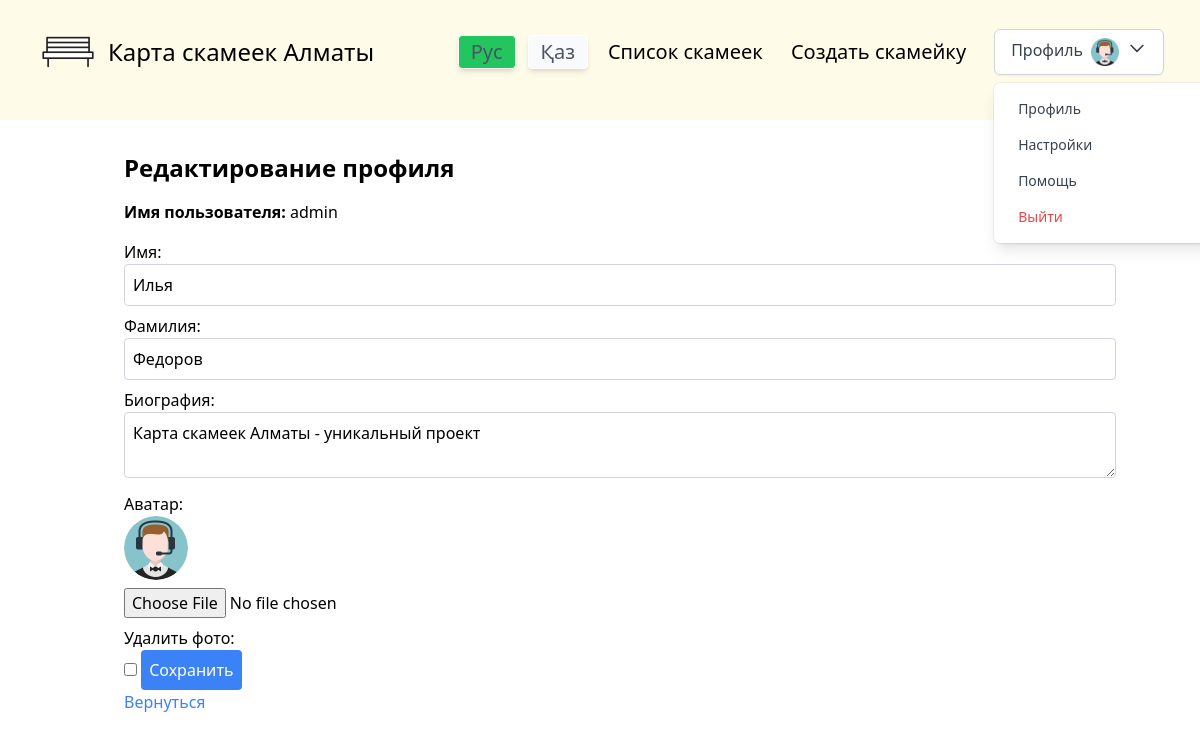
Screenshot of /profile/edit/ (signed in) with the database file from the repository.
### userSystem/models.py (models this page shows, shortened)
class Profile(models.Model):
    LEVEL_CHOICES = [
        (0, 'Пользователь'),
        (1, 'Активный пользователь'),
        (2, 'Эксперт'),
        (3, 'Лидер'),
        (4, 'Администрация⭐'),
    ]
    user = models.OneToOneField(CustomUser, on_delete=models.CASCADE)
    name = models.CharField(max_length=50, blank=True, default='')
    surname = models.CharField(max_length=50, blank=True, default='')
    bio = models.TextField(blank=True)
    avatar = models.ImageField(default='default.png', upload_to='user_avatars/', blank=True, null=True)
    level = models.IntegerField(default=0, choices=LEVEL_CHOICES)
    def get_avatar_url(self):
        if self.avatar:
            return self.avatar.url
        return '/media/default.png'

class CustomUser(AbstractUser):
    email = models.EmailField(unique=True)
    USERNAME_FIELD = 'username'  # или любое другое поле, которое вы хотите использовать для входа
    pass

### userSystem/views.py (the view)
# urls.py: path('profile/edit/', user_views.edit_profile, name='edit_profile'),
@login_required
def edit_profile(request):
    try:
        profile = Profile.objects.get(user=request.user)
    except Profile.DoesNotExist:
        profile = Profile(user=request.user)
        profile.save()
    if request.method == 'POST':
        form = ProfileForm(request.POST, request.FILES, instance=profile)
        if form.is_valid():
            form.save()
            if request.POST.get('delete_avatar'):
                profile.avatar.delete()
                profile.avatar = None
                profile.save()
            return redirect('view_profile')
    else:
        form = ProfileForm(instance=profile)
    return render(request, 'userSystem/edit_profile.html', {'form': form, 'profile': profile})

### userSystem/forms.py
class ProfileForm(forms.ModelForm):
    class Meta:
        model = Profile
        fields = ['name', 'surname', 'bio', 'avatar']

### userSystem/templates/userSystem/edit_profile.html (shortened to what this page needs)
{% extends "mySite/base.html" %}
{% load static %}
{% load i18n %}
{% get_current_language as language_code %}
    {% block content %}
    <div class="container mx-auto p-4">
        <h1 class="text-2xl font-bold mb-4">Редактирование профиля</h1>
        <p><strong>Имя пользователя:</strong> {{ user.username }}</p>
        <form method="post" enctype="multipart/form-data" class="mt-4">
            <label for="id_name" class="block">Имя:</label>
            <input type="text" id="id_name" name="name" value="{{ profile.name }}" class="w-full p-2 border border-gray-300 rounded mb-2">
            <label for="id_surname" class="block">Фамилия:</label>
            <input type="text" id="id_surname" name="surname" value="{{ profile.surname }}" class="w-full p-2 border border-gray-300 rounded mb-2">
            <label for="id_bio" class="block">Биография:</label>
            <textarea id="id_bio" name="bio" class="w-full p-2 border border-gray-300 rounded mb-2">{{ profile.bio }}</textarea>
            <label for="id_avatar" class="block">Аватар:</label>
            <img src="{{ profile.get_avatar_url }}" alt="Аватар пользователя" class="w-16 h-16 rounded-full mb-2">
            <input type="file" id="id_avatar" name="avatar" class="mb-2">
            <label for="delete_avatar" class="block">Удалить фото:</label>
            <input type="checkbox" id="delete_avatar" name="delete_avatar" value="true" class="mb-2">
            <input type="submit" value="Сохранить" class="bg-blue-500 text-white p-2 rounded cursor-pointer">
        </form>
        <a href="{% url 'view_profile' %}" class="text-blue-500 hover:underline mt-2">Вернуться</a>
    </div>
    {% endblock %}

### mySite/templates/mySite/header.html (shortened to what this page needs)
{% load static %}
{% load static tailwind_tags %}
{% load i18n %}
<header class="leading-normal tracking-normal z-999 bg">
    <nav class="bg-yellow-50 flex items-center justify-between flex-wrap bg-grey-darkest p-9 fixed w-full z-10 pin-t -mt-28">
        <div class="flex items-center flex-no-shrink text-white mr-6">
            <a class="text-black no-underline hover:text-green-500 hover:no-underline flex items-center flex-no-shrink" href="{% url 'mySite:index' %}">
            <img class="h-16" src="{% static 'img/benchIcon.png' %}" alt="Bench Icon"/>
              <span class="text-2xl pl-2">{% trans 'Карта скамеек Алматы' %}</span>
            </a>
          </div>
        <div class="w-full flex-grow lg:flex lg:items-center lg:w-auto hidden lg:block pt-6 lg:pt-0 " id="nav-content">
            <ul class="list-reset lg:flex justify-end flex-1 items-center text-xl">
                <a href="{% url 'set_language' %}"
                    class="mr-3 focus:outline-none text-gray-600 border border-white bg-gray-50 cursor-pointer px-3 py-2.5 font-normal leading-3 shadow-md rounded active:bg-green-500 {% if LANGUAGE_CODE == 'ru' %}bg-green-500{% endif %}"
                    onclick="event.preventDefault(); document.getElementById('language-form').language.value = 'ru'; document.getElementById('language-form').submit();">
                    Рус
                </a>
                <a href="{% url 'set_language' %}"
                    class="mr-5 focus:outline-none text-gray-600 border border-white bg-gray-50 cursor-pointer px-3 py-2.5 font-normal leading-3 shadow-md rounded active:bg-green-500 {% if LANGUAGE_CODE == 'kk' %}bg-green-500{% endif %}"
                    onclick="event.preventDefault(); document.getElementById('language-form').language.value = 'kk'; document.getElementById('language-form').submit();">
                    Қаз
                </a>
                <li class="mr-3">
                    <a class="hover:text-green-500" href="{% url 'benches:bench_list' %}">{% trans 'Список скамеек' %}</a>
                </li>
                <li class="mr-3">
                  {% if user.is_authenticated %}
                    <a href="{% url 'benches:create_bench' %}" class="inline-block text-grey-dark no-underline hover:text-green-500 hover:text-underline py-2 lg:px-4">{% trans 'Создать скамейку' %}</a>
                  {% endif %}
                </li>
            </ul>
        </div>
                <div class="">
                    <div x-data="{ open: false }" class="relative inline-block text-left">
                      <button @click="open = !open" class="inline-flex justify-center w-full px-4 py-2 font-medium text-gray-700 bg-white border border-gray-300 rounded-md shadow-sm focus:outline-none focus:ring-2 focus:ring-offset-gray-100 focus:ring-blue-500">
                        {% trans 'Профиль' %}
                        {% if user.is_authenticated %}
                          <img class="h-7 w-7 ml-2 rounded-xl" src="{{ profile.get_avatar_url }}" alt="avatar">
                        {% endif %}
                        <svg class="h-5 w-5 ml-2" fill="none" stroke="currentColor" viewBox="0 0 24 24" xmlns="http://www.w3.org/2000/svg">
                          <path stroke-linecap="round" stroke-linejoin="round" stroke-width="2" d="M19 9l-7 7-7-7"></path>
                        </svg>
                      </button>
                      <div x-show="open" @click.away="open = false" class="origin-top-left absolute left-0 mt-2 w-56 rounded-md shadow-lg bg-white ring-1 ring-black ring-opacity-5 px-2 py-2">
                        {% if user.is_authenticated %}
                            <a href="{% url 'view_profile' %}" class="block px-4 py-2 text-sm text-gray-700 hover:bg-gray-100 rounded-md">{% trans 'Профиль' %}</a>
                            <a href="{% url 'edit_profile' %}" class="block px-4 py-2 text-sm text-gray-700 hover:bg-gray-100 rounded-md">{% trans 'Настройки' %}</a>
                            <a href="#" class="block px-4 py-2 text-sm text-gray-700 hover:bg-gray-100 rounded-md">{% trans 'Помощь' %}</a>
                            <a href="{% url 'logout' %}" class="block px-4 py-2 text-sm text-red-500 hover:bg-red-100 rounded-md">{% trans 'Выйти' %}</a>
                        {% else %}
                            <a href="{% url 'login' %}" class="block px-4 py-2 text-sm text-gray-700 hover:bg-gray-100 rounded-md">{% trans 'Войти' %}</a>
                            <a href="{% url 'register' %}" class="block px-4 py-2 text-sm text-gray-700 hover:bg-gray-100 rounded-md">{% trans 'Зарегистрироваться' %}</a>
                        {% endif %}
                      </div>
                    </div>
                </div>
    </nav>
</header>

### rows the page displays
Profile: get_avatar_url (picture), name "Илья", surname "Федоров", bio "Карта скамеек Алматы - уникальный проект"
CustomUser: username "admin"
